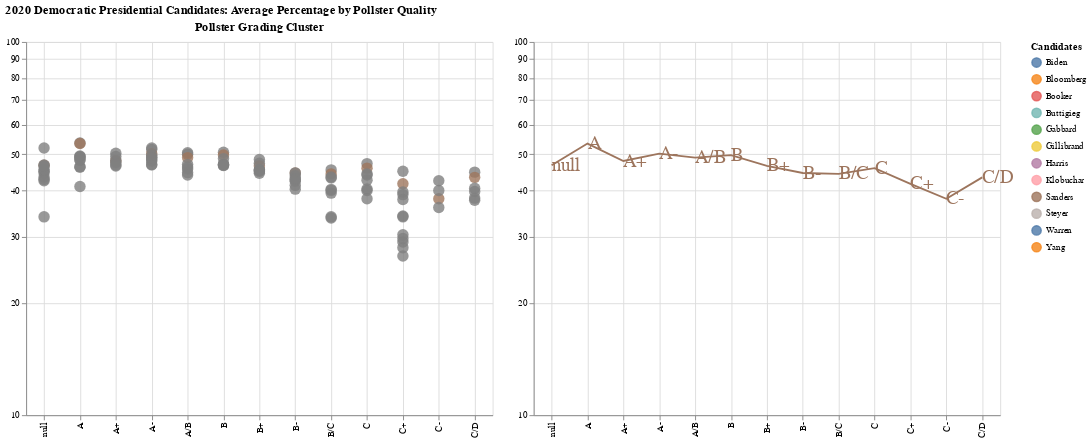

Here is the Vega-Lite specification saved for this chart:
### Vega specification from a JSON file in a GitHub repository (floating-point values rounded to 4 significant figures; data arrays with more than 128 entries replaced by an {"elided": "..."} marker saying what was removed)
{"$schema": "https://vega.github.io/schema/vega/v5.json", "background": "white", "padding": 5, "title": {"text": "2020 Democratic Presidential Candidates: Average Percentage by Pollster Quality", "anchor": "start"}, "data": [{"name": "selector006_store", "values": [{"unit": "concat_0", "fields": [{"type": "E", "field": "answer"}], "values": ["Sanders"]}]}, {"name": "data-ba2e14054cccc0d29d93e60aff37899d", "values": {"elided": "1549 records"}}, {"name": "data_0", "source": "data-ba2e14054cccc0d29d93e60aff37899d", "transform": [{"type": "aggregate", "groupby": ["answer", "fte_grade"], "ops": ["mean"], "fields": ["pct"], "as": ["mean_pct"]}]}], "signals": [{"name": "concat_0_width", "value": 500}, {"name": "concat_0_height", "value": 400}, {"name": "concat_1_width", "value": 500}, {"name": "concat_1_height", "value": 400}, {"name": "unit", "value": {}, "on": [{"events": "mousemove", "update": "isTuple(group()) ? group() : unit"}]}, {"name": "selector006_answer", "init": "\"Sanders\"", "bind": {"input": "radio", "options": ["Sanders", "Biden", "Bloomberg", "Buttigieg", "Klobuchar", "Warren", "Gabbard", "Steyer", "Yang", "Booker", "Harris", "Gillibrand"], "name": "Select Candidate"}}, {"name": "selector006", "update": "vlSelectionResolve(\"selector006_store\", \"union\")"}], "layout": {"padding": 20, "bounds": "full", "align": "each"}, "marks": [{"type": "group", "name": "concat_0_group", "title": {"text": "Pollster Grading Cluster", "frame": "group"}, "style": "cell", "encode": {"update": {"width": {"signal": "concat_0_width"}, "height": {"signal": "concat_0_height"}}}, "signals": [{"name": "selector006_tuple", "update": "selector006_answer !== null ? {fields: selector006_tuple_fields, values: [selector006_answer]} : null"}, {"name": "selector006_tuple_fields", "value": [{"type": "E", "field": "answer"}]}, {"name": "selector006_modify", "on": [{"events": {"signal": "selector006_tuple"}, "update": "modify(\"selector006_store\", selector006_tuple, true)"}]}], "marks": [{"name": "concat_0_marks", "type": "symbol", "style": ["circle"], "interactive": true, "from": {"data": "data_0"}, "encode": {"update": {"opacity": {"value": 0.8}, "size": {"value": 150}, "fill": [{"test": "!(length(data(\"selector006_store\"))) || (vlSelectionTest(\"selector006_store\", datum))", "scale": "color", "field": "answer"}, {"value": "grey"}], "x": {"scale": "concat_0_x", "field": "fte_grade"}, "y": {"scale": "concat_0_y", "field": "mean_pct"}, "shape": {"value": "circle"}}}}], "axes": [{"scale": "concat_0_x", "orient": "bottom", "grid": true, "gridScale": "concat_0_y", "domain": false, "labels": false, "maxExtent": 0, "minExtent": 0, "ticks": false, "zindex": 0}, {"scale": "concat_0_y", "orient": "left", "gridScale": "concat_0_x", "grid": true, "domain": false, "labels": false, "maxExtent": 0, "minExtent": 0, "ticks": false, "zindex": 0}, {"scale": "concat_0_x", "orient": "bottom", "grid": false, "labelAlign": "right", "labelAngle": 270, "labelBaseline": "middle", "zindex": 0}, {"scale": "concat_0_y", "orient": "left", "grid": false, "labelOverlap": "greedy", "zindex": 0}]}, {"type": "group", "name": "concat_1_group", "style": "cell", "encode": {"update": {"width": {"signal": "concat_1_width"}, "height": {"signal": "concat_1_height"}}}, "signals": [{"name": "selector006_tuple", "update": "selector006_answer !== null ? {fields: selector006_tuple_fields, values: [selector006_answer]} : null"}, {"name": "selector006_tuple_fields", "value": [{"type": "E", "field": "answer"}]}, {"name": "selector006_modify", "on": [{"events": {"signal": "selector006_tuple"}, "update": "modify(\"selector006_store\", selector006_tuple, true)"}]}], "marks": [{"name": "concat_1_layer_0_pathgroup", "type": "group", "from": {"facet": {"name": "faceted_path_concat_1_layer_0_main", "data": "data_0", "groupby": ["answer"]}}, "encode": {"update": {"width": {"field": {"group": "width"}}, "height": {"field": {"group": "height"}}}}, "marks": [{"name": "concat_1_layer_0_marks", "type": "line", "style": ["line"], "sort": {"field": "datum[\"fte_grade\"]"}, "interactive": true, "from": {"data": "faceted_path_concat_1_layer_0_main"}, "encode": {"update": {"stroke": [{"test": "!(length(data(\"selector006_store\"))) || (vlSelectionTest(\"selector006_store\", datum))", "scale": "color", "field": "answer"}, {"value": "transparent"}], "x": {"scale": "concat_1_x", "field": "fte_grade"}, "y": {"scale": "concat_1_y", "field": "mean_pct"}, "defined": {"signal": "isValid(datum[\"mean_pct\"]) && isFinite(+datum[\"mean_pct\"])"}}}}]}, {"name": "concat_1_layer_1_marks", "type": "text", "style": ["text"], "interactive": false, "from": {"data": "data_0"}, "encode": {"update": {"align": {"value": "left"}, "baseline": {"value": "middle"}, "fill": [{"test": "!(length(data(\"selector006_store\"))) || (vlSelectionTest(\"selector006_store\", datum))", "scale": "color", "field": "answer"}, {"value": "transparent"}], "x": {"scale": "concat_1_x", "field": "fte_grade"}, "y": {"scale": "concat_1_y", "field": "mean_pct"}, "text": {"signal": "''+datum[\"fte_grade\"]"}, "fontSize": {"value": 20}}}}], "axes": [{"scale": "concat_1_x", "orient": "bottom", "grid": true, "gridScale": "concat_1_y", "domain": false, "labels": false, "maxExtent": 0, "minExtent": 0, "ticks": false, "zindex": 0}, {"scale": "concat_1_y", "orient": "left", "grid": true, "gridScale": "concat_1_x", "domain": false, "labels": false, "maxExtent": 0, "minExtent": 0, "ticks": false, "zindex": 0}, {"scale": "concat_1_x", "orient": "bottom", "grid": false, "labelAlign": "right", "labelAngle": 270, "labelBaseline": "middle", "zindex": 0}, {"scale": "concat_1_y", "orient": "left", "grid": false, "labelOverlap": "greedy", "zindex": 0}]}], "scales": [{"name": "color", "type": "ordinal", "domain": {"data": "data_0", "field": "answer", "sort": true}, "range": "category"}, {"name": "concat_0_x", "type": "point", "domain": {"data": "data_0", "field": "fte_grade", "sort": true}, "range": [0, {"signal": "concat_0_width"}], "padding": 0.5}, {"name": "concat_0_y", "type": "log", "domain": {"data": "data_0", "field": "mean_pct"}, "range": [{"signal": "concat_0_height"}, 0], "nice": true}, {"name": "concat_1_x", "type": "point", "domain": {"data": "data_0", "field": "fte_grade", "sort": true}, "range": [0, {"signal": "concat_1_width"}], "padding": 0.5}, {"name": "concat_1_y", "type": "log", "domain": {"data": "data_0", "field": "mean_pct"}, "range": [{"signal": "concat_1_height"}, 0], "nice": true}], "legends": [{"title": "Candidates", "fill": "color", "symbolType": "circle", "encode": {"symbols": {"update": {"opacity": {"value": 0.8}}}}, "stroke": "color"}], "config": {}}
